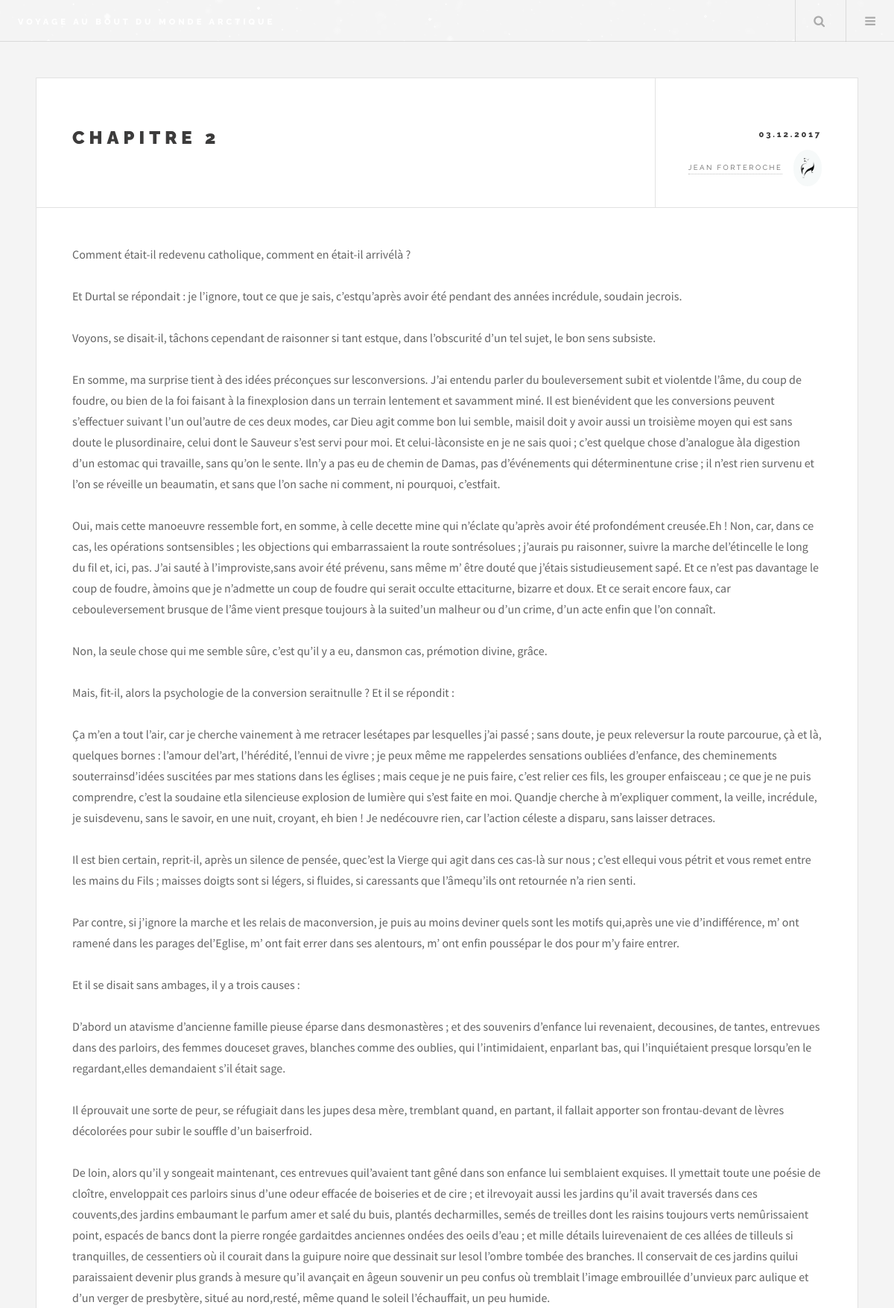
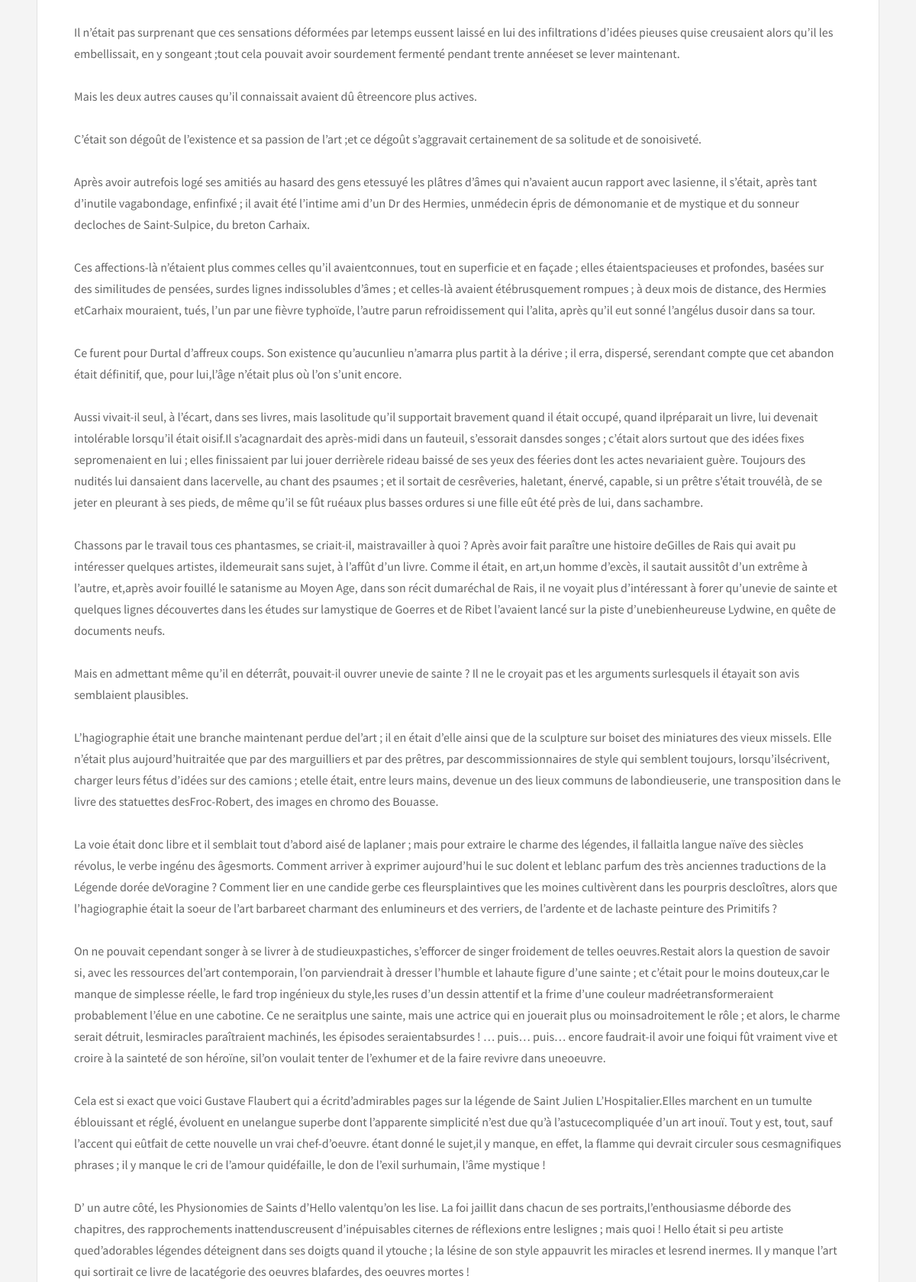
The app's page /index.php?page=2&frontend=post&id=3 (upper part) with its own data (2 pictures, top to bottom).
### tables this page shows
CREATE TABLE `posts` (
  `id` int(11) NOT NULL,
  `title` varchar(255) NOT NULL,
  `content` text NOT NULL,
  `post_date` datetime NOT NULL
);

### models/Manager.php (called while the page is built)
<?php
class Manager
{
    protected function dbConnect()
    {
        try {
            $db = new PDO('mysql:host=localhost;dbname=projet_3;charset=utf8','root','Commercy1411');
            return $db;
        } catch (\Exception $e) {
            die('Erreur :' . $e->getMessage());
        }
    }
}

### models/PostManager.php (called while the page is built, shortened)
<?php
class PostManager extends Manager
{
    private $db;
    public function __construct()
    {
        $this->db = $this->dbConnect();
    }
    public function getPost($id)
    {
        if (is_int($id)) {
            $req = $this->db->prepare('SELECT id, title, content, DATE_FORMAT(post_date, \'%d.%m.%Y\')AS postDate FROM posts WHERE id = :id');
            $req->bindValue(':id', $id);
            $req->execute();
            $data = $req->fetch(\PDO::FETCH_ASSOC);
        } else {
            $req = $this->db->prepare('SELECT id, title, content, DATE_FORMAT(post_date, \'%d.%m.%Y\')AS postDate FROM posts WHERE title = :title');
            $req->execute([':title' => $id]);
            $data = $req->fetch(\PDO::FETCH_ASSOC);
        }
        return new Post($data);
    }
}

### models/Hydrating.php (called while the page is built, shortened)
<?php
abstract class Hydrating
{
    public function hydrate(array $data)
    {
        foreach ($data as $key => $value) {
            $method = 'set' . ucfirst($key);
        }
    }
}

### models/Post.php (called while the page is built, shortened)
<?php
class Post extends Hydrating
{
    private $title;
    private $content;
    private $postDate;
    public function setId($id)
    {
        $id = (int) $id;
    }
    public function getTitle()
    {
        return $this->title;
    }
    public function setTitle($title)
    {
        $title = (string) $title;
        $this->title = $title;
    }
    public function getContent()
    {
        return $this->content;
    }
    public function setContent($content)
    {
        $content = (string) htmlspecialchars_decode($content);
        $this->content = $content;
    }
    public function getPostDate()
    {
        return $this->postDate;
    }
    public function setPostDate($date)
    {
        $date = (string) $date;
        $this->postDate = $date;
    }
}

### views/frontend/postView.php (the view, shortened to what this page needs)
<?php
include('views/template/header.php'); ?>
<div id="main">
    <article class="post">
        <header>
            <div class="title">
                <h2><?= $post->getTitle(); ?></h2>
            </div>
            <div class="meta">
                <time class="published" datetime="2017-12-01"><?= $post->getPostDate() ?></time>
                <a class="author" href="#"><span class="name">Jean Forteroche</span><img src="public/images/polaricone.png" alt="auteur" /></a>
            </div>
        </header>
        <p><?= nl2br($post->getContent()); ?></p>
    </article>
    <br />
</div>
</div>
</body>
</html>

### assets/css/main.css (style rules this page uses)
html, body, div, span, applet, object, iframe, h1, h2, h3, h4, h5, h6, p, blockquote, pre, a, abbr, acronym, address, big, cite, code, del, dfn, em, img, ins, kbd, q, s, samp, small, strike, strong, sub, sup, tt, var, b, u, i, center, dl, dt, dd, ol, ul, li, fieldset, form, label, legend, table, caption, tbody, tfoot, thead, tr, th, td, article, aside, canvas, details, embed, figure, figcaption, footer, header, hgroup, menu, nav, output, ruby, section, summary, time, mark, audio, video { margin: 0; padding: 0; border: 0; font-size: 100%; font: inherit; vertical-align: baseline; }
article, aside, details, figcaption, figure, footer, header, hgroup, menu, nav, section { display: block; }
body { line-height: 1; }
body { -webkit-text-size-adjust: none; }
*, *:before, *:after { -moz-box-sizing: border-box; -webkit-box-sizing: border-box; box-sizing: border-box; }
body { -ms-overflow-style: scrollbar; }
body { background: #f4f4f4; }
body, input, select, textarea { color: #646464; font-family: "Source Sans Pro", Helvetica, sans-serif; font-size: 14pt; font-weight: 400; line-height: 1.75; }
@media screen and (max-width: 1680px) { body, input, select, textarea { font-size: 12pt; } }
@media screen and (max-width: 1280px) { body, input, select, textarea { font-size: 12pt; } }
a { -moz-transition: color 0.2s ease, border-bottom-color 0.2s ease; -webkit-transition: color 0.2s ease, border-bottom-color 0.2s ease; -ms-transition: color 0.2s ease, border-bottom-color 0.2s ease; transition: color 0.2s ease, border-bottom-color 0.2s ease; border-bottom: dotted 1px rgba(160, 160, 160, 0.65); color: inherit; text-decoration: none; }
a:before { -moz-transition: color 0.2s ease; -webkit-transition: color 0.2s ease; -ms-transition: color 0.2s ease; transition: color 0.2s ease; }
p { margin: 0 0 2em 0; }
h1, h2, h3, h4, h5, h6 { color: #3c3b3b; font-family: "Raleway", Helvetica, sans-serif; font-weight: 800; letter-spacing: 0.25em; line-height: 1.65; margin: 0 0 1em 0; text-transform: uppercase; }
h2 { font-size: 1.1em; }
.author { display: -moz-flex; display: -webkit-flex; display: -ms-flex; display: flex; -moz-flex-direction: row; -webkit-flex-direction: row; -ms-flex-direction: row; flex-direction: row; -moz-align-items: center; -webkit-align-items: center; -ms-align-items: center; align-items: center; -moz-justify-content: -moz-flex-end; -webkit-justify-content: -webkit-flex-end; -ms-justify-content: -ms-flex-end; justify-content: flex-end; border-bottom: 0; font-family: "Raleway", Helvetica, sans-serif; font-size: 0.6em; font-weight: 400; letter-spacing: 0.25em; text-transform: uppercase; white-space: nowrap; }
.author .name { -moz-transition: border-bottom-color 0.2s ease; -webkit-transition: border-bottom-color 0.2s ease; -ms-transition: border-bottom-color 0.2s ease; transition: border-bottom-color 0.2s ease; border-bottom: dotted 1px rgba(160, 160, 160, 0.65); display: block; margin: 0 1.5em 0 0; }
.author img { border-radius: 100%; display: block; width: 4em; }
.post { padding: 3em 3em 1em 3em ; background: #ffffff; border: solid 1px rgba(160, 160, 160, 0.3); margin: 0 0 3em 0; position: relative; }
.post > header { display: -moz-flex; display: -webkit-flex; display: -ms-flex; display: flex; border-bottom: solid 1px rgba(160, 160, 160, 0.3); left: -3em; margin: -3em 0 3em 0; position: relative; width: calc(100% + 6em); }
.post > header .title { -moz-flex-grow: 1; -webkit-flex-grow: 1; -ms-flex-grow: 1; flex-grow: 1; -ms-flex: 1; padding: 3.75em 3em 3.3em 3em; }
.post > header .title h2 { font-weight: 900; font-size: 1.5em; }
.post > header .title > :last-child { margin-bottom: 0; }
.post > header .meta { padding: 3.75em 3em 1.75em 3em ; border-left: solid 1px rgba(160, 160, 160, 0.3); min-width: 17em; text-align: right; width: 17em; }
.post > header .meta > * { margin: 0 0 1em 0; }
.post > header .meta > :last-child { margin-bottom: 0; }
.post > header .meta .published { color: #3c3b3b; display: block; font-family: "Raleway", Helvetica, sans-serif; font-size: 0.7em; font-weight: 800; letter-spacing: 0.25em; margin-top: 0.5em; text-transform: uppercase; white-space: nowrap; }
body { padding-top: 3.5em; }
#main { -moz-flex-grow: 1; -webkit-flex-grow: 1; -ms-flex-grow: 1; flex-grow: 1; -ms-flex: 1; width: 100%; }

### public/css/style.css (style rules this page uses)
body { margin: 0; }

### records on screen
posts: title "CHAPITRE 2", content "Comment était-il redevenu catholique, comment en était-il arrivélà ? Et Durtal se répondait : je l’ignore, tout ce que je sais, c’estqu’après avoir été pendant des années incrédule, soudain jecrois. Voyons, se disait-il, tâchons cependant de raisonner si tant estque, dans l’obscurité d’un tel sujet, le bon sens subsiste. En somme, ma surprise tient à des idées préconçues sur lesconversions. J’ai entendu parler du bouleversement subit et violentde l’âme, du coup de foudre, ou bien de la foi faisant à la finexplosion dans un terrain lentement et savamment miné. Il est bienévident que les conversions peuvent s’effectuer suivant l’un oul’autre de ces deux modes, car Dieu agit comme bon lui…"

### other values on screen
$post->getPostDate() "03.12.2017"
